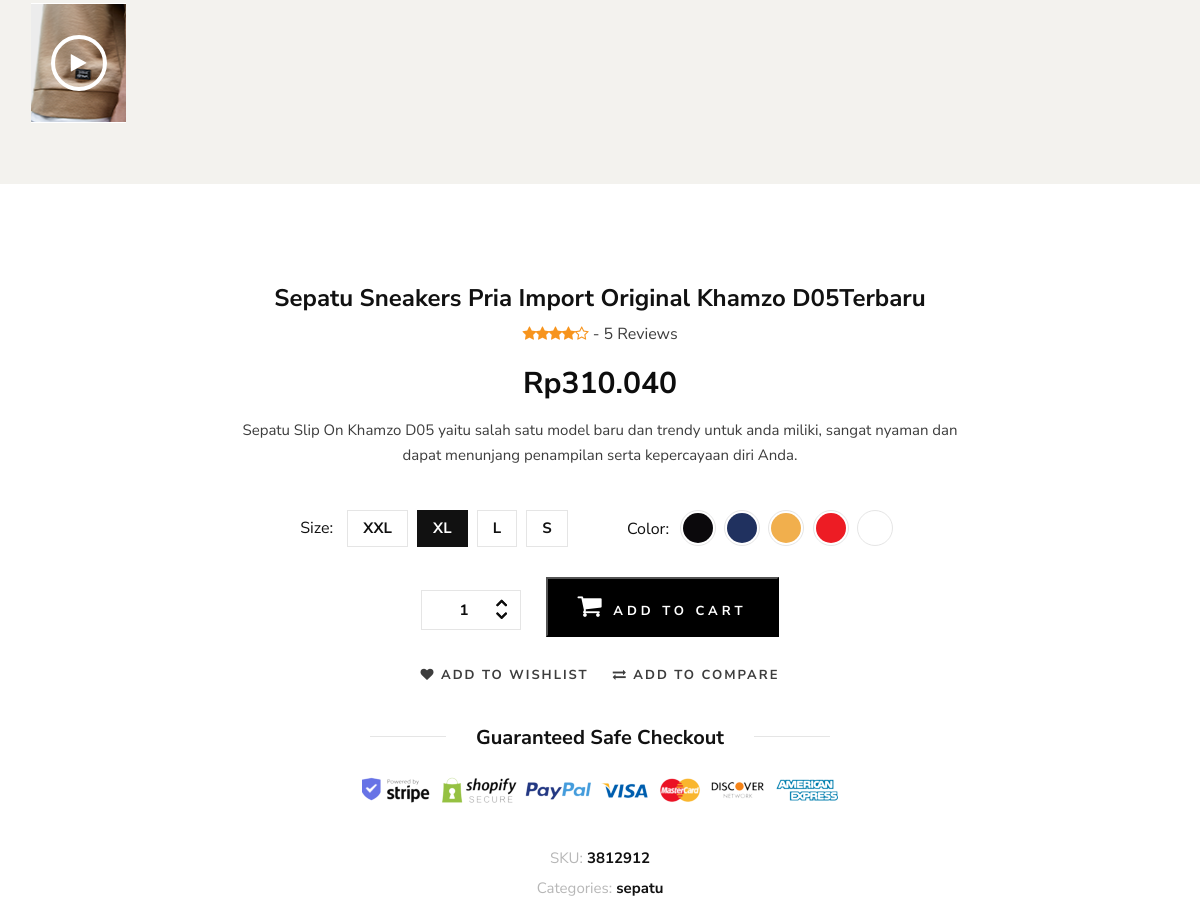
Page /shop-details.php?product_id=1 (middle part) on the earlier database version.
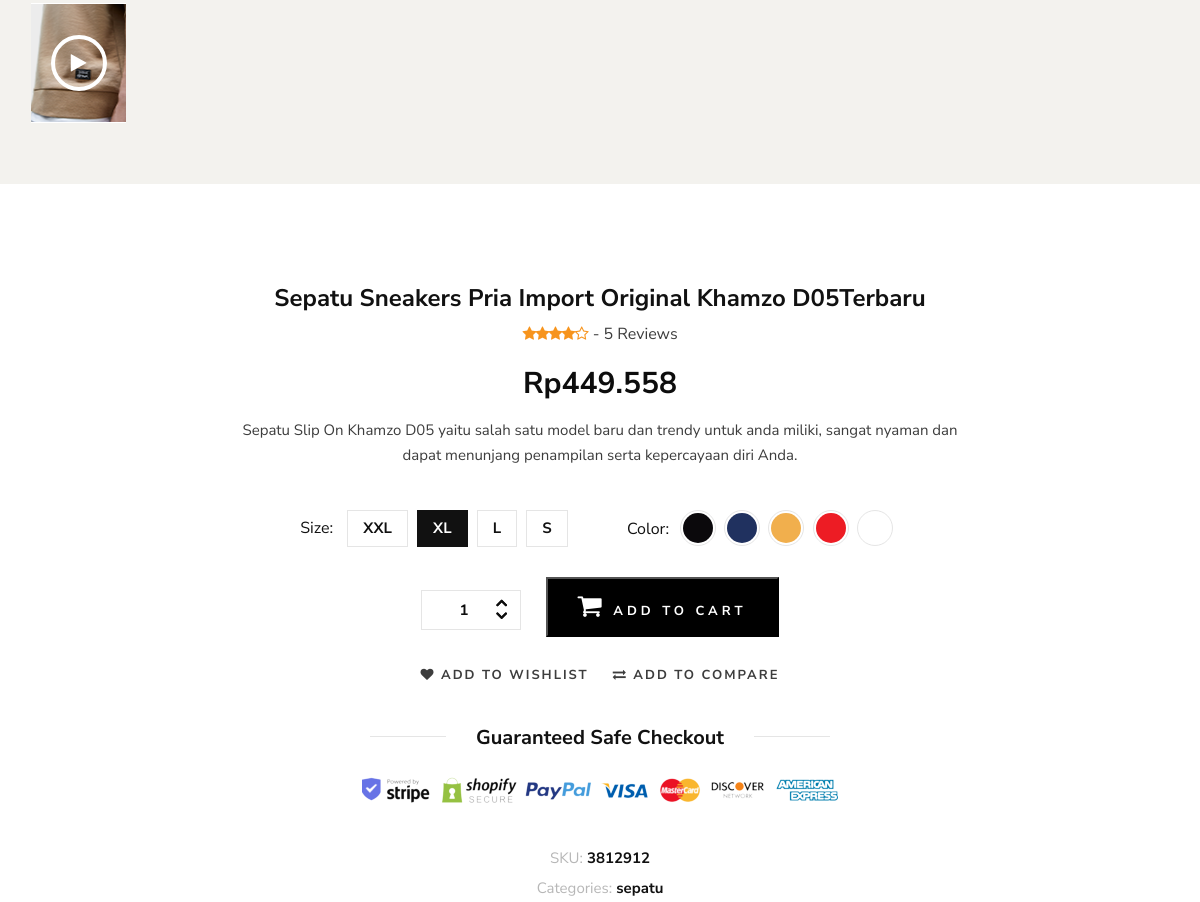
Same page on the later database version.
### tables this page shows
CREATE TABLE `products` (
  `product_id` int(11) NOT NULL,
  `product_name` varchar(100) DEFAULT NULL,
  `product_brand` varchar(100) DEFAULT NULL,
  `product_category` varchar(100) DEFAULT NULL,
  `product_description` varchar(255) DEFAULT NULL,
  `product_criteria` varchar(50) DEFAULT NULL,
  `product_image1` varchar(100) DEFAULT NULL,
  `product_image2` varchar(100) DEFAULT NULL,
  `product_image3` varchar(100) DEFAULT NULL,
  `product_image4` varchar(100) DEFAULT NULL,
  `product_price` decimal(10,2) DEFAULT NULL,
  `special_offer` decimal(10,2) DEFAULT NULL,
  `product_color` varchar(50) DEFAULT NULL
);

### shop-details.php (the view, shortened to what the changed rows need)
<?php
include('server/connection.php');
if (isset($_GET['product_id'])) {
    $product_id = $_GET['product_id'];
    $query = "SELECT * FROM products WHERE product_id=$product_id";
    $stmt = $conn->prepare($query);
    $stmt->execute();
    $product_details = $stmt->get_result();
} else {
    header('location: index.php');
}
include('layouts/header.php');
?>
<section class="shop-details">
    <?php while ($row = $product_details->fetch_assoc()) { ?>
        <div class="product__details__pic">
            <div class="container">
                <div class="row">
                    <div class="col-lg-3 col-md-3">
                        <ul class="nav nav-tabs" role="tablist">
                            <li class="nav-item">
                                <a class="nav-link" data-toggle="tab" href="#tabs-4" role="tab">
                                    <div class="product__thumb__pic set-bg" data-setbg="img/shop-details/thumb-4.png">
                                        <i class="fa fa-play"></i>
                                    </div>
                                </a>
                            </li>
                        </ul>
                    </div>
                    <div class="col-lg-6 col-md-9">
                    </div>
                </div>
            </div>
        </div>
        <div class="product__details__content">
            <div class="container">
                <div class="row d-flex justify-content-center">
                    <div class="col-lg-8">
                        <div class="product__details__text">
                            <h4><?php echo $row['product_name']; ?></h4>
                            <div class="rating">
                                <i class="fa fa-star"></i>
                                <i class="fa fa-star"></i>
                                <i class="fa fa-star"></i>
                                <i class="fa fa-star"></i>
                                <i class="fa fa-star-o"></i>
                                <span> - 5 Reviews</span>
                            </div>
                            <h3><?php echo setRupiah($row['product_price'] * $kurs_dollar); ?></h3>
                            <p><?php echo $row['product_description']; ?></p>
                            <div class="product__details__option">
                                <div class="product__details__option__size">
                                    <span>Size:</span>
                                    <label for="xxl">xxl
                                    </label>
                                    <label class="active" for="xl">xl
                                    </label>
                                    <label for="l">l
                                    </label>
                                    <label for="sm">s
                                    </label>
                                </div>
                                <div class="product__details__option__color">
                                    <span>Color:</span>
                                    <label class="c-1" for="sp-1">
                                    </label>
                                    <label class="c-2" for="sp-2">
                                    </label>
                                    <label class="c-3" for="sp-3">
                                    </label>
                                    <label class="c-4" for="sp-4">
                                    </label>
                                    <label class="c-9" for="sp-9">
                                    </label>
                                </div>
                            </div>
                            <div class="product__details__cart__option">
                                <form method="POST" action="shopping-cart.php">
                                    <div class="quantity">
                                        <div class="pro-qty">
                                            <input type="number" name="product_quantity" value="1">
                                        </div>
                                    </div>
                                    <button type="submit" name="add_to_cart" class="primary-btn"><i class="fa fa-shopping-cart fa-2x"></i> add to cart</button>
                                </form>
                            </div>
                            <div class="product__details__btns__option">
                                <a href="#"><i class="fa fa-heart"></i> add to wishlist</a>
                                <a href="#"><i class="fa fa-exchange"></i> Add To Compare</a>
                            </div>
                            <div class="product__details__last__option">
                                <h5><span>Guaranteed Safe Checkout</span></h5>
                                <img src="img/shop-details/details-payment.png" alt="">
                                <ul>
                                    <li><span>SKU:</span> 3812912</li>
                                    <li><span>Categories:</span> <?php echo $row['product_category']; ?></li>
                                </ul>
                            </div>
                        </div>
                    </div>
                </div>
            </div>
        </div>
    <?php } ?>
</section>
<?php
include('layouts/footer.php');
?>
</body>
</html>

Differences in the rows shown:
changed products "Sepatu Sneakers Pria Import Original Khamzo D05Terbaru": setRupiah($row['product_price']*$kurs_dollar) "Rp310.040" → "Rp449.558"
